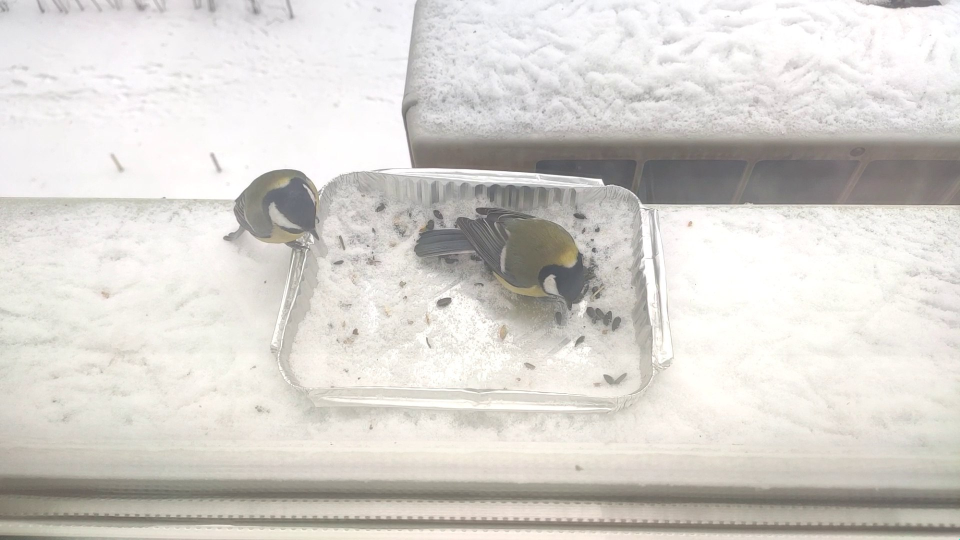
#> input picture bird.jpg, 1920 x 1080 px (shown at 1/2 size)
$ python tg_stream_tester.py
#> lines starting #> are read from the running program, lines starting #| are printed output that depends on the picture
import subprocess
import time
import cv2
import numpy as np


class TelegramStaticImageStreamer:
    def __init__(
        self,
        image_path: str,
        rtmp_url: str,
        width: int = 1280,
        height: int = 720,
        fps: int = 30,
        bitrate: str = "2000k",
    ):
        self.image_path = image_path
        self.rtmp_url = rtmp_url
        self.width = width
        self.height = height
        self.fps = fps
        self.bitrate = bitrate
        self.proc: subprocess.Popen | None = None

    def _ffmpeg_cmd(self):
        return [
            "ffmpeg",
            "-loglevel", "info",

            # INPUT: raw frames from stdin
            "-f", "rawvideo",
            "-pix_fmt", "bgr24",
            "-s", f"{self.width}x{self.height}",
            "-r", str(self.fps),
            "-i", "-",

            # ENCODING
            "-c:v", "libx264",
            "-profile:v", "baseline",
            "-preset", "veryfast",
            "-tune", "zerolatency",
            "-pix_fmt", "yuv420p",
            "-b:v", self.bitrate,
            "-maxrate", self.bitrate,
            "-bufsize", "4000k",
            "-g", str(self.fps * 2),
            "-sc_threshold", "0",

            # OUTPUT
            "-f", "flv",
            self.rtmp_url,
        ]

    def start(self):
        # Load image
        img = cv2.imread(self.image_path)
#> img is the input picture: shape (1080, 1920, 3); mean B, G, R 207, 211.9, 215.1
        if img is None:
            raise RuntimeError("Failed to load image")

        img = cv2.resize(img, (self.width, self.height))
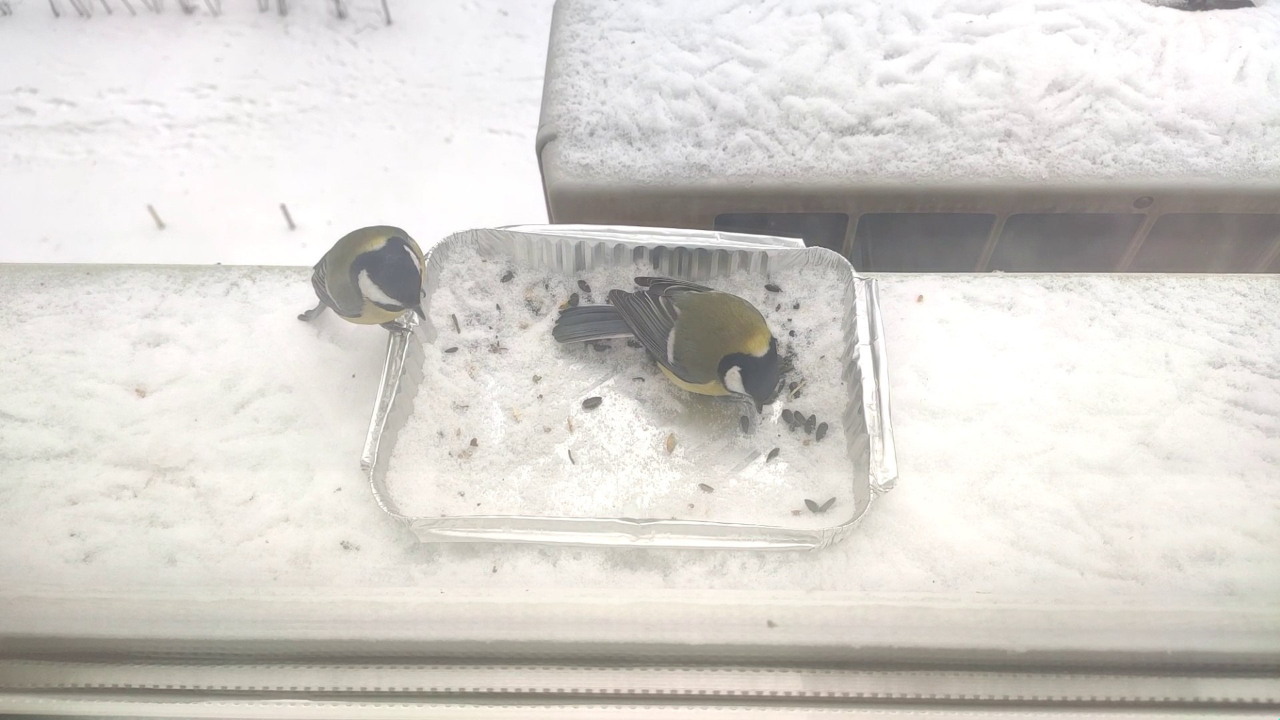
#> img: shape (720, 1280, 3); mean B, G, R 207, 211.9, 215.1
        img = np.ascontiguousarray(img, dtype=np.uint8)
        frame_bytes = img.tobytes()

        print("Starting FFmpeg…")
#> (the run stopped early here; a loop or call above may not have finished)
